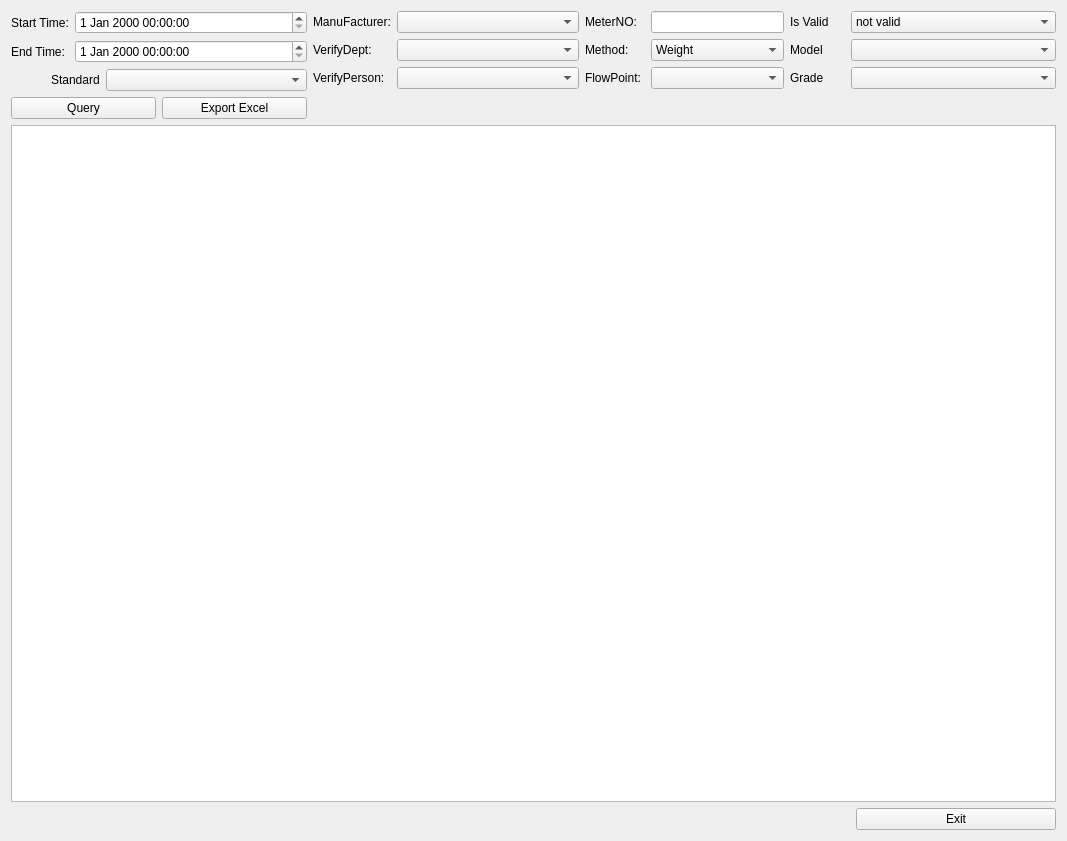
<?xml version="1.0" encoding="UTF-8"?>
<ui version="4.0">
 <class>TotalResultClass</class>
 <widget class="QWidget" name="TotalResultClass">
  <property name="geometry">
   <rect>
    <x>0</x>
    <y>0</y>
    <width>1067</width>
    <height>841</height>
   </rect>
  </property>
  <property name="windowTitle">
   <string>Total Verify Result</string>
  </property>
  <layout class="QGridLayout" name="gridLayout_7">
   <item row="0" column="0">
    <layout class="QGridLayout" name="gridLayout_6">
     <item row="0" column="0">
      <layout class="QGridLayout" name="gridLayout">
       <item row="0" column="0">
        <widget class="QLabel" name="label">
         <property name="sizePolicy">
          <sizepolicy hsizetype="Fixed" vsizetype="Preferred">
           <horstretch>0</horstretch>
           <verstretch>0</verstretch>
          </sizepolicy>
         </property>
         <property name="text">
          <string>Start Time:</string>
         </property>
        </widget>
       </item>
       <item row="0" column="1">
        <widget class="QDateTimeEdit" name="startDateTime"/>
       </item>
       <item row="1" column="0">
        <widget class="QLabel" name="label_2">
         <property name="sizePolicy">
          <sizepolicy hsizetype="Fixed" vsizetype="Preferred">
           <horstretch>0</horstretch>
           <verstretch>0</verstretch>
          </sizepolicy>
         </property>
         <property name="text">
          <string>End Time:</string>
         </property>
        </widget>
       </item>
       <item row="1" column="1">
        <widget class="QDateTimeEdit" name="endDateTime"/>
       </item>
      </layout>
     </item>
     <item row="0" column="1" rowspan="2">
      <layout class="QGridLayout" name="gridLayout_2">
       <item row="0" column="0">
        <widget class="QLabel" name="label_4">
         <property name="sizePolicy">
          <sizepolicy hsizetype="Fixed" vsizetype="Preferred">
           <horstretch>0</horstretch>
           <verstretch>0</verstretch>
          </sizepolicy>
         </property>
         <property name="text">
          <string>ManuFacturer:</string>
         </property>
        </widget>
       </item>
       <item row="0" column="1">
        <widget class="QComboBox" name="cmbManufactDept">
         <property name="sizePolicy">
          <sizepolicy hsizetype="Preferred" vsizetype="Fixed">
           <horstretch>0</horstretch>
           <verstretch>0</verstretch>
          </sizepolicy>
         </property>
        </widget>
       </item>
       <item row="1" column="0">
        <widget class="QLabel" name="label_5">
         <property name="sizePolicy">
          <sizepolicy hsizetype="Fixed" vsizetype="Preferred">
           <horstretch>0</horstretch>
           <verstretch>0</verstretch>
          </sizepolicy>
         </property>
         <property name="text">
          <string>VerifyDept:</string>
         </property>
        </widget>
       </item>
       <item row="1" column="1">
        <widget class="QComboBox" name="cmbVerifyDept">
         <property name="sizePolicy">
          <sizepolicy hsizetype="Preferred" vsizetype="Fixed">
           <horstretch>0</horstretch>
           <verstretch>0</verstretch>
          </sizepolicy>
         </property>
        </widget>
       </item>
       <item row="2" column="0">
        <widget class="QLabel" name="label_3">
         <property name="sizePolicy">
          <sizepolicy hsizetype="Preferred" vsizetype="Preferred">
           <horstretch>0</horstretch>
           <verstretch>0</verstretch>
          </sizepolicy>
         </property>
         <property name="text">
          <string>VerifyPerson:</string>
         </property>
        </widget>
       </item>
       <item row="2" column="1">
        <widget class="QComboBox" name="cmbVerifyPerson">
         <property name="sizePolicy">
          <sizepolicy hsizetype="Preferred" vsizetype="Fixed">
           <horstretch>0</horstretch>
           <verstretch>0</verstretch>
          </sizepolicy>
         </property>
        </widget>
       </item>
      </layout>
     </item>
     <item row="0" column="2" rowspan="2">
      <layout class="QGridLayout" name="gridLayout_3">
       <item row="0" column="0">
        <widget class="QLabel" name="label_6">
         <property name="sizePolicy">
          <sizepolicy hsizetype="Fixed" vsizetype="Fixed">
           <horstretch>0</horstretch>
           <verstretch>0</verstretch>
          </sizepolicy>
         </property>
         <property name="minimumSize">
          <size>
           <width>60</width>
           <height>20</height>
          </size>
         </property>
         <property name="text">
          <string>MeterNO:</string>
         </property>
        </widget>
       </item>
       <item row="0" column="1">
        <widget class="QLineEdit" name="lnEditMeterNO">
         <property name="sizePolicy">
          <sizepolicy hsizetype="Fixed" vsizetype="Fixed">
           <horstretch>0</horstretch>
           <verstretch>0</verstretch>
          </sizepolicy>
         </property>
         <property name="minimumSize">
          <size>
           <width>133</width>
           <height>20</height>
          </size>
         </property>
        </widget>
       </item>
       <item row="1" column="0">
        <widget class="QLabel" name="label_7">
         <property name="sizePolicy">
          <sizepolicy hsizetype="Fixed" vsizetype="Preferred">
           <horstretch>0</horstretch>
           <verstretch>0</verstretch>
          </sizepolicy>
         </property>
         <property name="minimumSize">
          <size>
           <width>60</width>
           <height>20</height>
          </size>
         </property>
         <property name="text">
          <string>Method:</string>
         </property>
        </widget>
       </item>
       <item row="1" column="1">
        <widget class="QComboBox" name="cmbMethod">
         <property name="minimumSize">
          <size>
           <width>133</width>
           <height>20</height>
          </size>
         </property>
         <item>
          <property name="text">
           <string>Weight</string>
          </property>
         </item>
         <item>
          <property name="text">
           <string>StdMeter</string>
          </property>
         </item>
        </widget>
       </item>
       <item row="2" column="0">
        <widget class="QLabel" name="label_8">
         <property name="sizePolicy">
          <sizepolicy hsizetype="Fixed" vsizetype="Fixed">
           <horstretch>0</horstretch>
           <verstretch>0</verstretch>
          </sizepolicy>
         </property>
         <property name="minimumSize">
          <size>
           <width>60</width>
           <height>20</height>
          </size>
         </property>
         <property name="text">
          <string>FlowPoint:</string>
         </property>
        </widget>
       </item>
       <item row="2" column="1">
        <widget class="QComboBox" name="cmbFlowPointIdx">
         <property name="minimumSize">
          <size>
           <width>133</width>
           <height>20</height>
          </size>
         </property>
         <item>
          <property name="text">
           <string/>
          </property>
         </item>
         <item>
          <property name="text">
           <string>1</string>
          </property>
         </item>
         <item>
          <property name="text">
           <string>2</string>
          </property>
         </item>
         <item>
          <property name="text">
           <string>3</string>
          </property>
         </item>
         <item>
          <property name="text">
           <string>4</string>
          </property>
         </item>
        </widget>
       </item>
      </layout>
     </item>
     <item row="0" column="3" rowspan="2">
      <layout class="QGridLayout" name="gridLayout_4">
       <item row="0" column="0">
        <widget class="QLabel" name="label_9">
         <property name="sizePolicy">
          <sizepolicy hsizetype="Fixed" vsizetype="Fixed">
           <horstretch>0</horstretch>
           <verstretch>0</verstretch>
          </sizepolicy>
         </property>
         <property name="minimumSize">
          <size>
           <width>55</width>
           <height>0</height>
          </size>
         </property>
         <property name="text">
          <string>Is Valid</string>
         </property>
        </widget>
       </item>
       <item row="0" column="1">
        <widget class="QComboBox" name="cmbIsValid">
         <property name="minimumSize">
          <size>
           <width>80</width>
           <height>0</height>
          </size>
         </property>
         <item>
          <property name="text">
           <string>not valid</string>
          </property>
         </item>
         <item>
          <property name="text">
           <string>valid</string>
          </property>
         </item>
         <item>
          <property name="text">
           <string/>
          </property>
         </item>
        </widget>
       </item>
       <item row="1" column="0">
        <widget class="QLabel" name="label_10">
         <property name="sizePolicy">
          <sizepolicy hsizetype="Fixed" vsizetype="Fixed">
           <horstretch>0</horstretch>
           <verstretch>0</verstretch>
          </sizepolicy>
         </property>
         <property name="minimumSize">
          <size>
           <width>55</width>
           <height>0</height>
          </size>
         </property>
         <property name="text">
          <string>Model</string>
         </property>
        </widget>
       </item>
       <item row="1" column="1">
        <widget class="QComboBox" name="cmbModel">
         <property name="minimumSize">
          <size>
           <width>80</width>
           <height>0</height>
          </size>
         </property>
        </widget>
       </item>
       <item row="2" column="0">
        <widget class="QLabel" name="label_12">
         <property name="sizePolicy">
          <sizepolicy hsizetype="Fixed" vsizetype="Fixed">
           <horstretch>0</horstretch>
           <verstretch>0</verstretch>
          </sizepolicy>
         </property>
         <property name="minimumSize">
          <size>
           <width>55</width>
           <height>0</height>
          </size>
         </property>
         <property name="text">
          <string>Grade</string>
         </property>
        </widget>
       </item>
       <item row="2" column="1">
        <widget class="QComboBox" name="cmbGrade">
         <property name="minimumSize">
          <size>
           <width>80</width>
           <height>0</height>
          </size>
         </property>
        </widget>
       </item>
      </layout>
     </item>
     <item row="1" column="0">
      <layout class="QGridLayout" name="gridLayout_5">
       <item row="0" column="0">
        <spacer name="horizontalSpacer">
         <property name="orientation">
          <enum>Qt::Horizontal</enum>
         </property>
         <property name="sizeType">
          <enum>QSizePolicy::Preferred</enum>
         </property>
         <property name="sizeHint" stdset="0">
          <size>
           <width>40</width>
           <height>20</height>
          </size>
         </property>
        </spacer>
       </item>
       <item row="0" column="1">
        <widget class="QLabel" name="label_11">
         <property name="sizePolicy">
          <sizepolicy hsizetype="Fixed" vsizetype="Fixed">
           <horstretch>0</horstretch>
           <verstretch>0</verstretch>
          </sizepolicy>
         </property>
         <property name="text">
          <string>Standard</string>
         </property>
        </widget>
       </item>
       <item row="0" column="2">
        <widget class="QComboBox" name="cmbStandard">
         <property name="maximumSize">
          <size>
           <width>300</width>
           <height>16777215</height>
          </size>
         </property>
        </widget>
       </item>
      </layout>
     </item>
     <item row="2" column="0">
      <layout class="QHBoxLayout" name="horizontalLayout_2">
       <item>
        <widget class="QPushButton" name="btnQuery">
         <property name="sizePolicy">
          <sizepolicy hsizetype="Preferred" vsizetype="Fixed">
           <horstretch>0</horstretch>
           <verstretch>0</verstretch>
          </sizepolicy>
         </property>
         <property name="minimumSize">
          <size>
           <width>145</width>
           <height>0</height>
          </size>
         </property>
         <property name="maximumSize">
          <size>
           <width>120</width>
           <height>16777215</height>
          </size>
         </property>
         <property name="text">
          <string>Query</string>
         </property>
        </widget>
       </item>
       <item>
        <widget class="QPushButton" name="btnExport">
         <property name="sizePolicy">
          <sizepolicy hsizetype="Preferred" vsizetype="Preferred">
           <horstretch>0</horstretch>
           <verstretch>0</verstretch>
          </sizepolicy>
         </property>
         <property name="minimumSize">
          <size>
           <width>145</width>
           <height>0</height>
          </size>
         </property>
         <property name="maximumSize">
          <size>
           <width>120</width>
           <height>16777215</height>
          </size>
         </property>
         <property name="text">
          <string>Export Excel</string>
         </property>
        </widget>
       </item>
      </layout>
     </item>
     <item row="2" column="1" colspan="3">
      <spacer name="horizontalSpacer_3">
       <property name="orientation">
        <enum>Qt::Horizontal</enum>
       </property>
       <property name="sizeHint" stdset="0">
        <size>
         <width>678</width>
         <height>20</height>
        </size>
       </property>
      </spacer>
     </item>
    </layout>
   </item>
   <item row="1" column="0">
    <widget class="QTableView" name="tableView"/>
   </item>
   <item row="2" column="0">
    <layout class="QHBoxLayout" name="horizontalLayout">
     <item>
      <spacer name="horizontalSpacer_2">
       <property name="orientation">
        <enum>Qt::Horizontal</enum>
       </property>
       <property name="sizeHint" stdset="0">
        <size>
         <width>231</width>
         <height>20</height>
        </size>
       </property>
      </spacer>
     </item>
     <item>
      <widget class="QPushButton" name="btnExit">
       <property name="sizePolicy">
        <sizepolicy hsizetype="Preferred" vsizetype="Fixed">
         <horstretch>0</horstretch>
         <verstretch>0</verstretch>
        </sizepolicy>
       </property>
       <property name="minimumSize">
        <size>
         <width>200</width>
         <height>0</height>
        </size>
       </property>
       <property name="text">
        <string>Exit</string>
       </property>
      </widget>
     </item>
    </layout>
   </item>
  </layout>
 </widget>
 <resources/>
 <connections/>
</ui>
